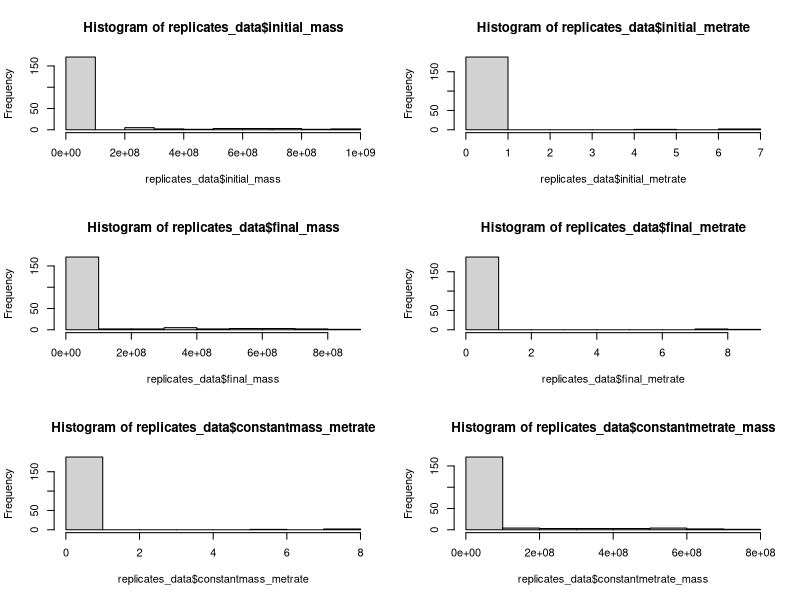
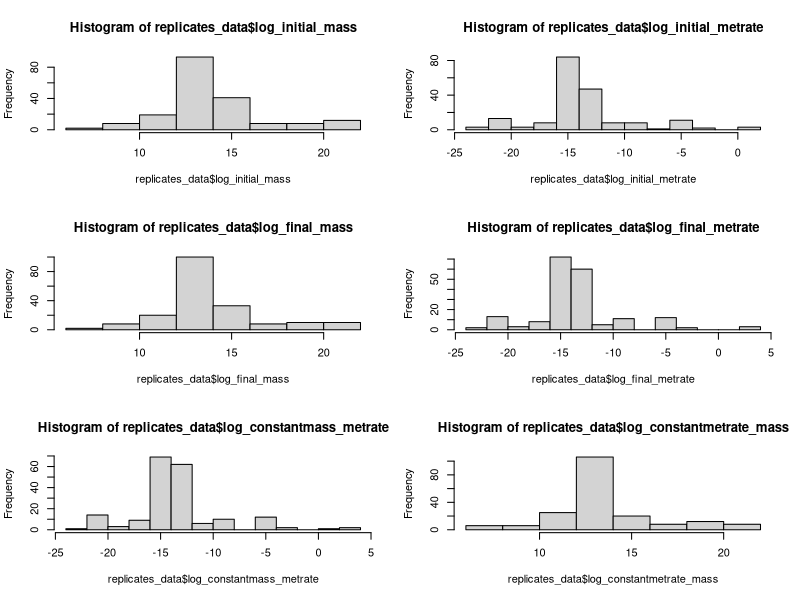
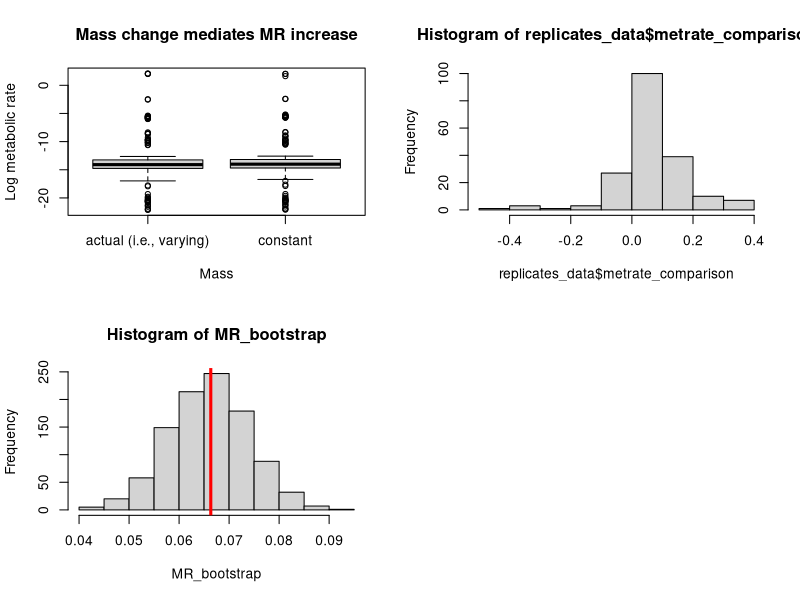
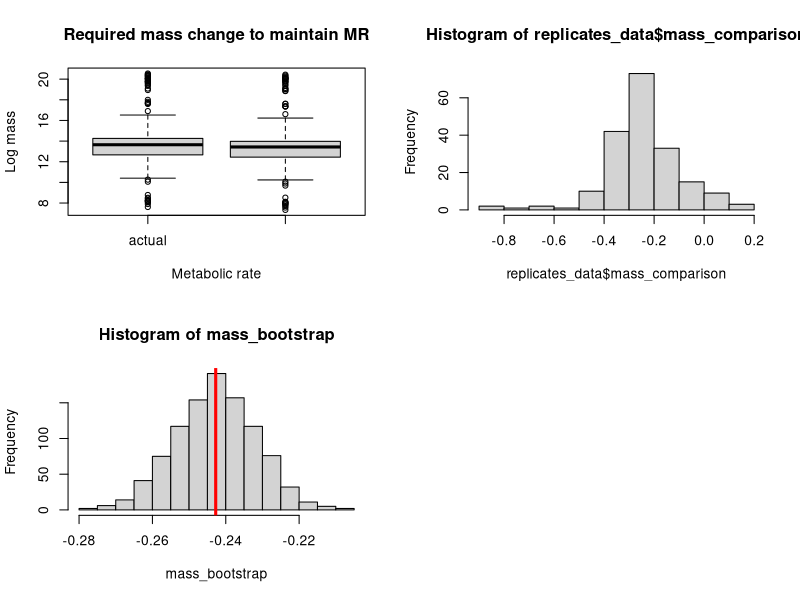
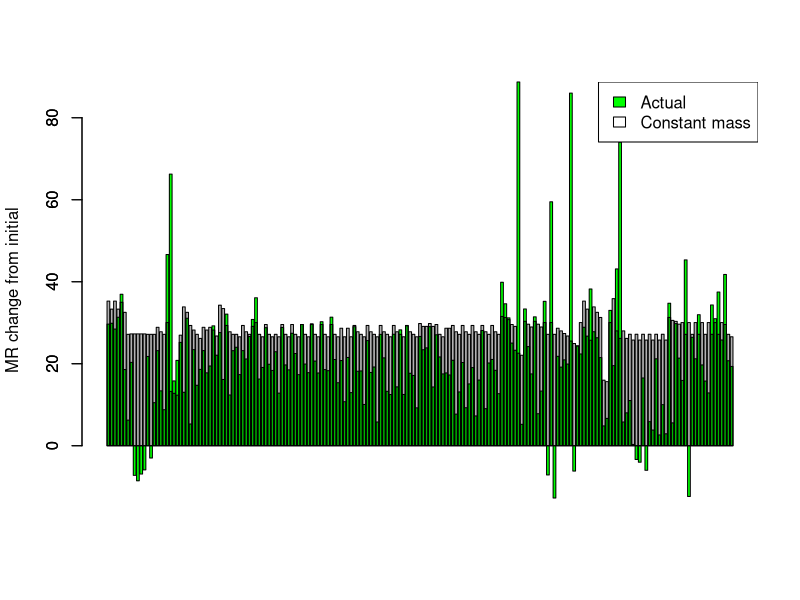
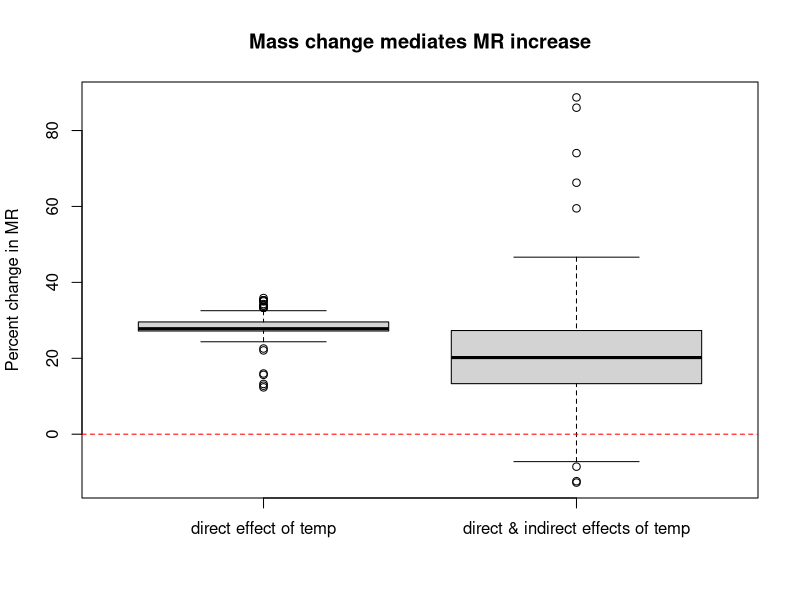
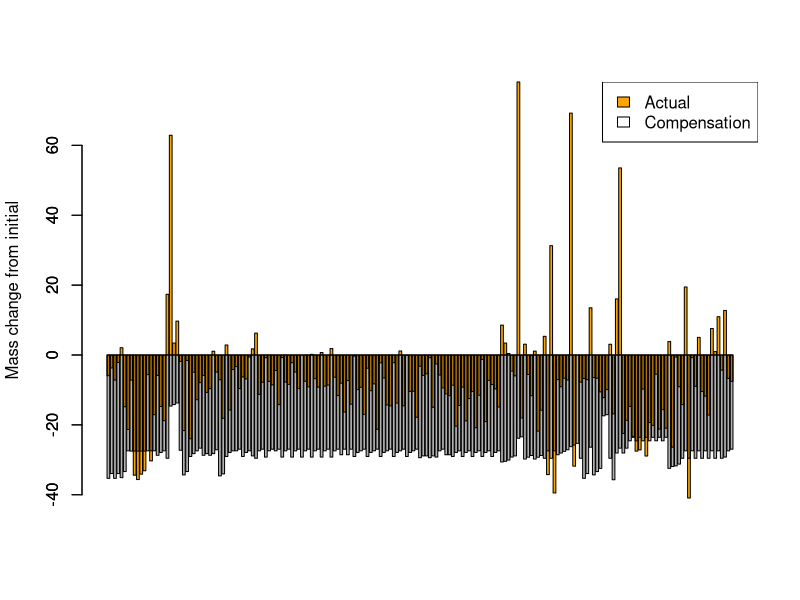
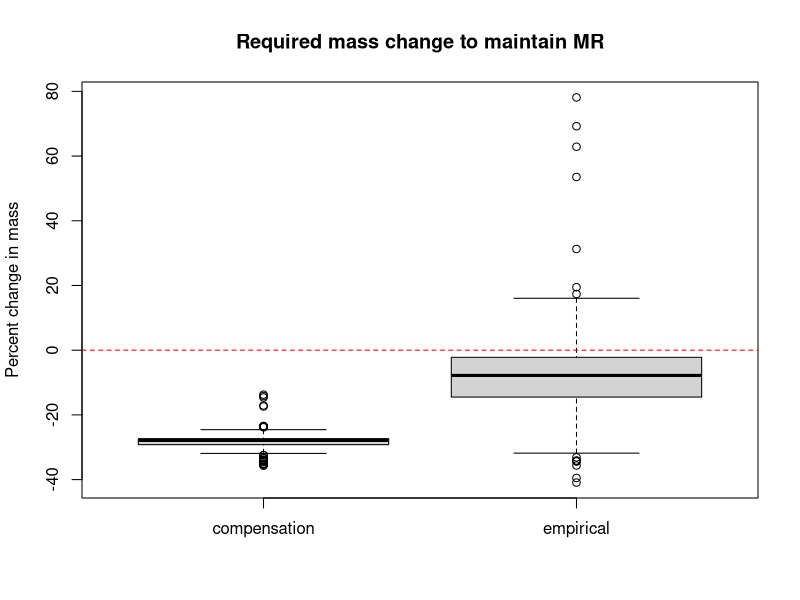

Reproduce these figures in R, in order. (Note: this script raises an error after producing the figures.)
# Read in clean data
replicates_data = read.csv("clean_data_MTEecto.csv")

#--------------------NORMALITY OF MASS & MR VALUES-------------------------

# Look at distributions of all mass and metabolic rate values
par(mfrow = c(3, 2))
hist(replicates_data$initial_mass)
hist(replicates_data$initial_metrate)
hist(replicates_data$final_mass)
hist(replicates_data$final_metrate)
hist(replicates_data$constantmass_metrate)
hist(replicates_data$constantmetrate_mass)

# Generate list of normality test p-values for all mass and MR values
IM_norm = shapiro.test(replicates_data$initial_mass)
IMR_norm = shapiro.test(replicates_data$initial_metrate)
FM_norm = shapiro.test(replicates_data$final_mass)
FMR_norm = shapiro.test(replicates_data$final_metrate)
CMR_norm = shapiro.test(replicates_data$constantmass_metrate)
CM_norm = shapiro.test(replicates_data$constantmetrate_mass)

non_trans = c(IM_norm$p.value, IMR_norm$p.value, FM_norm$p.value, FMR_norm$p.value, CMR_norm$p.value, CM_norm$p.value)

#-----------------NORMALITY OF TRANSFORMED MASS & MR VALUES--------------------

# Log transform all metabolic rate & mass values
replicates_data$log_initial_mass = log(replicates_data$initial_mass)
replicates_data$log_initial_metrate = log(replicates_data$initial_metrate)
replicates_data$log_final_mass = log(replicates_data$final_mass)
replicates_data$log_final_metrate = log(replicates_data$final_metrate)
replicates_data$log_constantmass_metrate = log(replicates_data$constantmass_metrate)
replicates_data$log_constantmetrate_mass = log(replicates_data$constantmetrate_mass)

# Histograms of transformed values
par(mfrow = c(3, 2))
hist(replicates_data$log_initial_mass)
hist(replicates_data$log_initial_metrate)
hist(replicates_data$log_final_mass)
hist(replicates_data$log_final_metrate)
hist(replicates_data$log_constantmass_metrate)
hist(replicates_data$log_constantmetrate_mass)

# Add log transformed values to normality test p-values list
LIM_norm = shapiro.test(replicates_data$log_initial_mass)
LIMR_norm = shapiro.test(replicates_data$log_initial_metrate)
LFM_norm = shapiro.test(replicates_data$log_final_mass)
LFMR_norm = shapiro.test(replicates_data$log_final_metrate)
LCMR_norm = shapiro.test(replicates_data$log_constantmass_metrate)
LCM_norm = shapiro.test(replicates_data$log_constantmetrate_mass)

trans = c(LIM_norm$p.value, LIM_norm$p.value, LFM_norm$p.value, LFMR_norm$p.value, LCMR_norm$p.value, LCM_norm$p.value)
norm_pvalues = data.frame(non_trans, trans)

#------------------DIFFERENCES IN TRANSFORMED FINAL & CONSTANT VALUES--------------

par(mfrow = c(2, 2))
# Comparison of final and constant mass transformed metabolic rates
# Positive values mean MR is greater when mass does not vary
# Bootstrap gets distribution of average log difference to check that value
t.test(replicates_data$log_final_metrate, replicates_data$log_constantmass_metrate, paired = TRUE)
boxplot(replicates_data$log_final_metrate, replicates_data$log_constantmass_metrate, main = "Mass change mediates MR increase", xlab = "Mass", ylab = "Log metabolic rate", names = c("actual (i.e., varying)", "constant"))
replicates_data$metrate_comparison = replicates_data$log_constantmass_metrate - replicates_data$log_final_metrate
mean(replicates_data$metrate_comparison)
hist(replicates_data$metrate_comparison)
MR_bootstrap = replicate(1000, {
  boot_rows = sample.int(nrow(replicates_data), replace = TRUE)
  boot_dataset = replicates_data[boot_rows, ]
  mean(log(boot_dataset$constantmass_metrate) - log(boot_dataset$final_metrate))
}
)
hist(MR_bootstrap)
abline(v = mean(replicates_data$metrate_comparison), lwd = 3, col = "red")

par(mfrow = c(2, 2))
# Comparison of final and constant MR transformed masses
# Negative values mean mass would have to be much smaller for MR to be maintained
# Bootstrap gets distribution of average log difference to check that value
t.test(replicates_data$log_final_mass, replicates_data$log_constantmetrate_mass, paired = TRUE)
boxplot(replicates_data$log_final_mass, replicates_data$log_constantmetrate_mass, main = "Required mass change to maintain MR", xlab = "Metabolic rate", ylab = "Log mass", names = c("actual", "constant (i.e., compensation mass)"))
replicates_data$mass_comparison = replicates_data$log_constantmetrate_mass - replicates_data$log_final_mass
mean(replicates_data$mass_comparison)
hist(replicates_data$mass_comparison)
mass_bootstrap = replicate(1000, {
  boot_rows = sample.int(nrow(replicates_data), replace = TRUE)
  boot_dataset = replicates_data[boot_rows, ]
  mean(log(boot_dataset$constantmetrate_mass) - log(boot_dataset$final_mass))
  }
)
hist(mass_bootstrap)
abline(v = mean(replicates_data$mass_comparison), lwd = 3, col = "red")

#-----------PERCENT DIFFERENCES OF MASS & MR VALUES TO INCLUDE INITIAL----------

# Percent differences for metabolic rates
# 1: initial to final (empirical), expect increase
# 2: initial to constant mass (theoretical), expect increase
# 3: final to constant mass, expect increase
replicates_data$PD_1 = ((replicates_data$final_metrate / replicates_data$initial_metrate) - 1) * 100
replicates_data$PD_2 = ((replicates_data$constantmass_metrate / replicates_data$initial_metrate) - 1) * 100
replicates_data$PD_3 = ((replicates_data$constantmass_metrate / replicates_data$final_metrate) - 1) * 100

# Percent differences for masses
# 4: initial to final (empirical), expect decrease
# 5: initial to constant metabolic rate (theoretical), expect decrease
# 6: final to constant metabolic rate, expect decrease
replicates_data$PD_4 = ((replicates_data$final_mass / replicates_data$initial_mass) - 1) * 100
replicates_data$PD_5 = ((replicates_data$constantmetrate_mass / replicates_data$initial_mass) - 1) * 100
replicates_data$PD_6 = ((replicates_data$constantmetrate_mass / replicates_data$final_mass) - 1) * 100

# Metabolic rate PD comparison for each observationn
par(mfrow = c(1, 1))
barplot(replicates_data$PD_1, col = "green", ylab = "MR change from initial")
barplot(replicates_data$PD_2, col = rgb(0, 0, 0, alpha = 0.3), add = TRUE)
legend("topright", c("Actual", "Constant mass"), fill = c("green", "white"))

# Metabolic rate PD comparison for actual and constant mass conditions
boxplot(replicates_data$PD_2, replicates_data$PD_1, main = "Mass change mediates MR increase", ylab = "Percent change in MR", names = c("direct effect of temp", "direct & indirect effects of temp"))
abline(h = 0, col = "red", lty = 2)

# Mass PD comparison for each observationn
barplot(replicates_data$PD_4, col = "orange", ylab = "Mass change from initial")
barplot(replicates_data$PD_5, col = rgb(0, 0, 0, alpha = 0.3), add = TRUE)
legend("topright", c("Actual", "Compensation"), fill = c("orange", "white"))

# Mass PD comparison for actual and constant metabolic rate conditions
boxplot(replicates_data$PD_5, replicates_data$PD_4, main = "Required mass change to maintain MR", ylab = "Percent change in mass", names = c("compensation", "empirical"))
abline(h = 0, col = "red", lty = 2)

# ------------------Mixed model----------

library(lme4)

# LMM including all fixed and random effects of interest
LMM = lmer(mass_comparison ~ initial_temp + initial_mass_grams + Class + (1 | species) + (1 | studyID), data = replicates_data)
summary(LMM)

# # From meeting with Dave
# replicates_data$releveled_class = relevel(factor(replicates_data$Class), "Insecta")
# replicates_data$paper_id = gsub("[A-Z]$", "", as.character(replicates_data$studyID))
# summary(lmer(mass_comparison ~ (1|studyID), data = replicates_data))
# summary(lmer(mass_comparison ~ (1|species), data = replicates_data))
# summary(lmer(mass_comparison ~ releveled_class + (1|species), data = replicates_data))
# summary(lmer(mass_comparison ~ releveled_class + (1|species) + (1|paper_id), data = replicates_data))
# # Don't publish based on these numbers
# round(ranef(lmer(mass_comparison ~ releveled_class + (1|species), data = replicates_data))[[1]], 3)

#---------------------SPECIES VALUES------------------------

# Create species dataset
# This code is way awful
library(dplyr)

# Get columns for averages
species_data = replicates_data %>%
  group_by(species) %>%
  #summarise(count = n())
  summarise_each(funs(mean), initial_mass, final_mass, initial_metrate, final_metrate, 
                 constantmass_metrate, constantmetrate_mass, PD_1, PD_2, PD_3, PD_4, PD_5, PD_6) 

# Add in species occurrence values
occurrences = replicates_data %>%
  group_by(species) %>%
  summarise(count = n())

species_data$occurrences = occurrences$count

# Add log transformed values to species dataset
species_data$log_initial_mass = log(species_data$initial_mass)
species_data$log_initial_metrate = log(species_data$initial_metrate)
species_data$log_final_mass = log(species_data$final_mass)
species_data$log_final_metrate = log(species_data$final_metrate)
species_data$log_constantmass_metrate = log(species_data$constantmass_metrate)
species_data$log_constantmetrate_mass = log(species_data$constantmetrate_mass)
